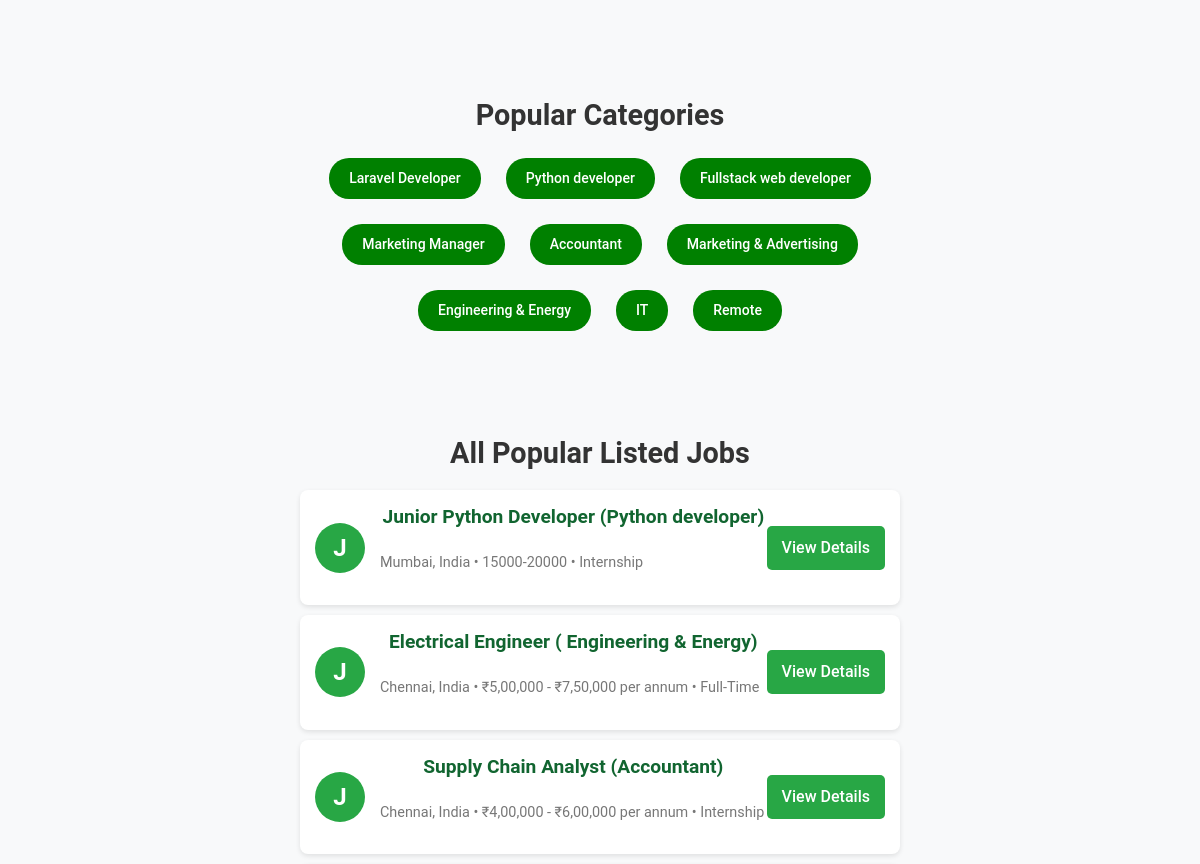
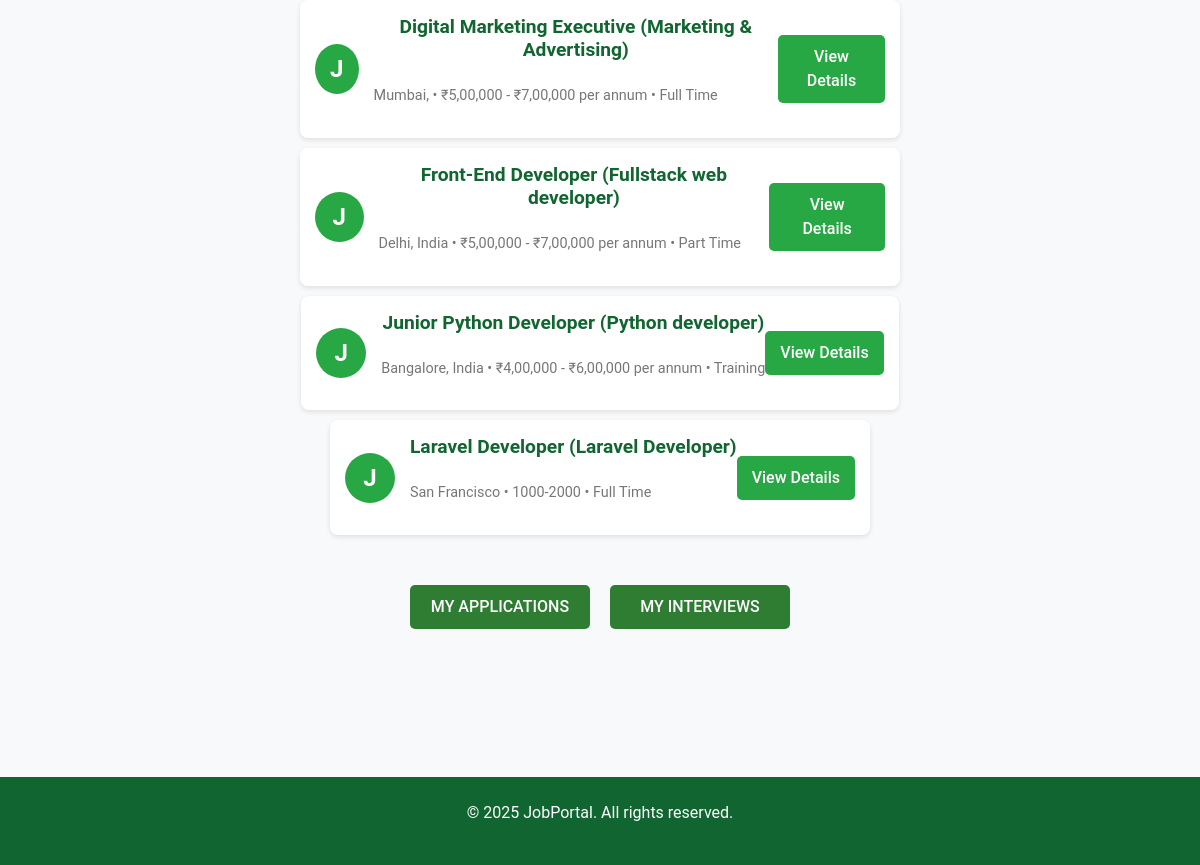
The page /alljobs/ (signed in, lower part) on the database as committed earlier (2 pictures, top to bottom).
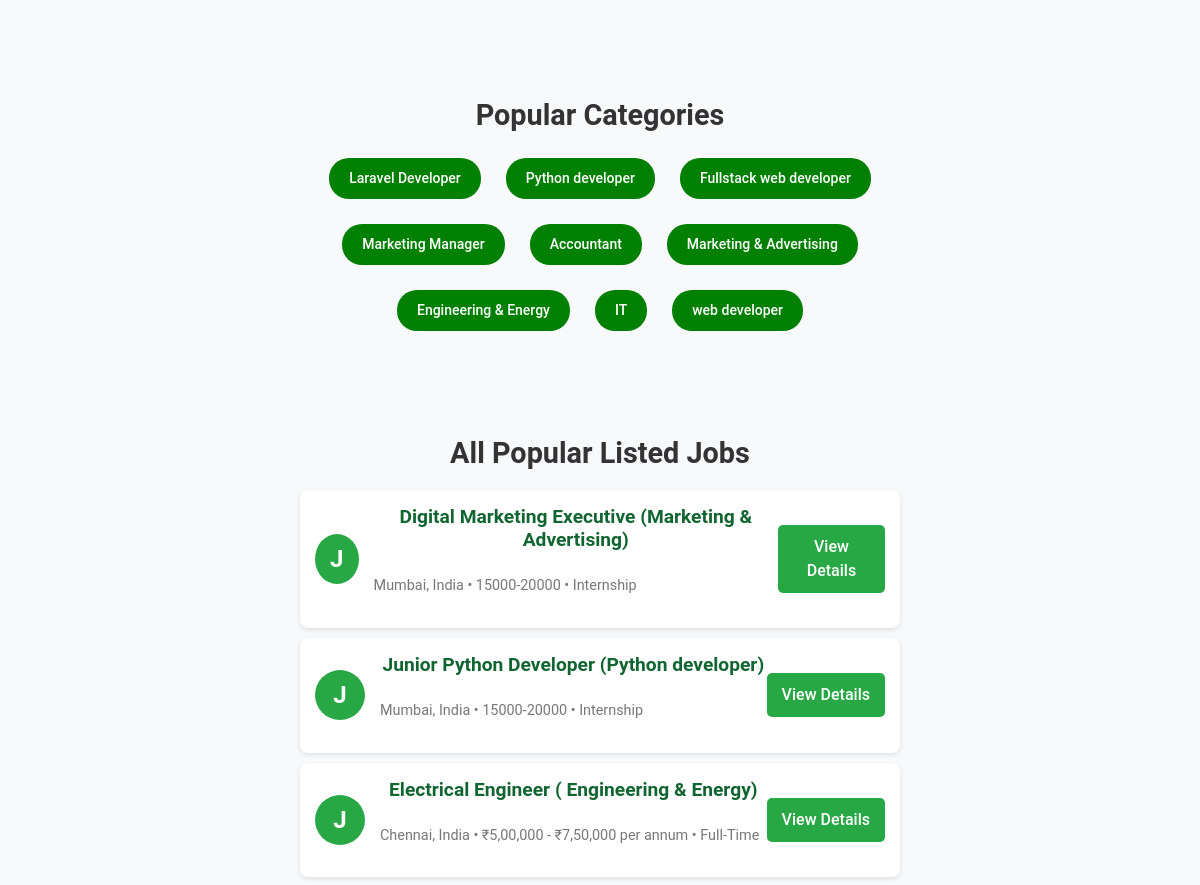
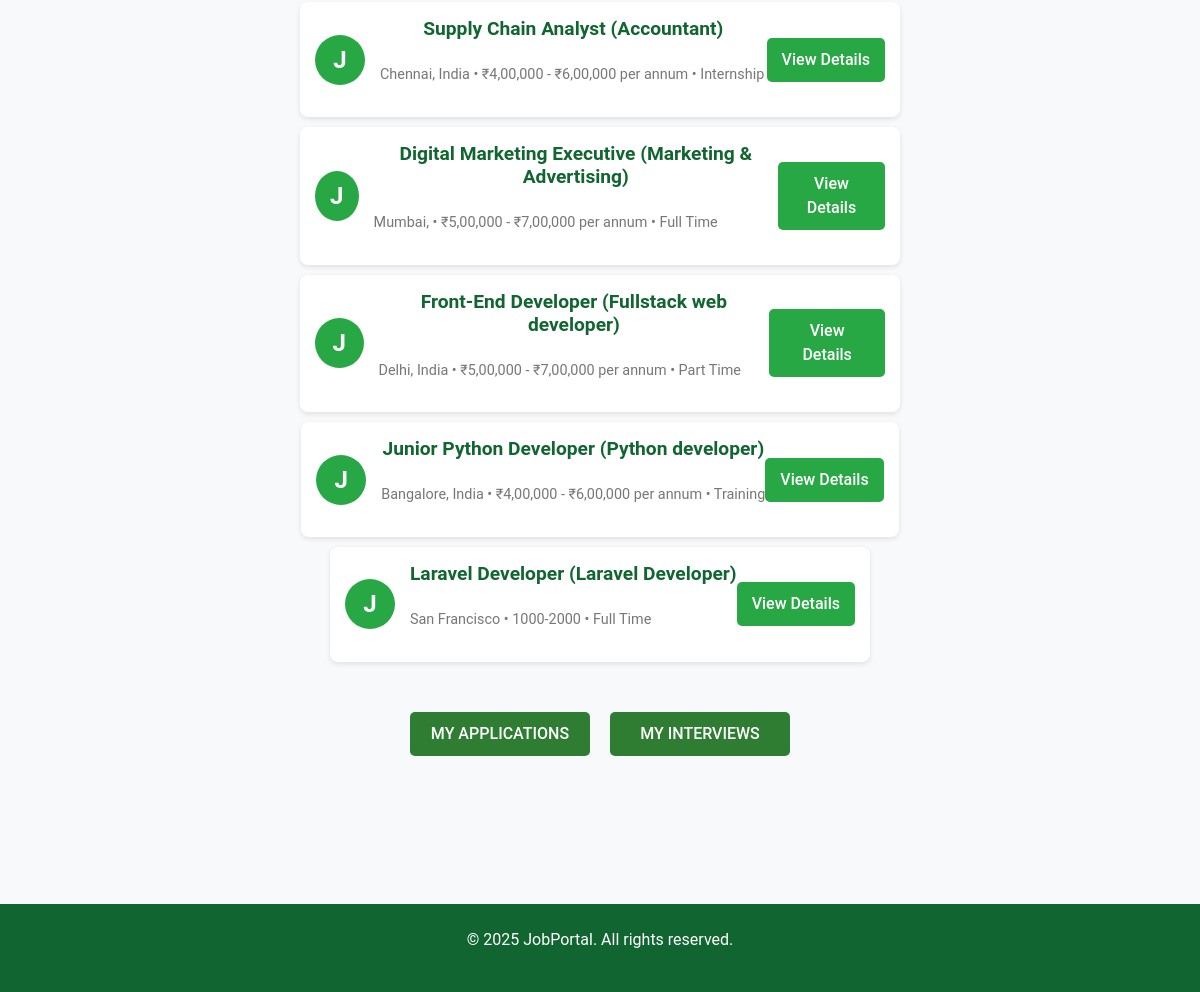
The same page on the database as committed later (2 pictures, top to bottom).
### jobs/models.py (models this page shows, shortened)
class JobCategory(models.Model):
    name = models.CharField(max_length=100, unique=True)
    def __str__(self):
        return self.name

class Job(models.Model):
    employer = models.ForeignKey(User, on_delete=models.CASCADE, limit_choices_to={'user_type': 'employer'})
    company_name = models.CharField(max_length=255, blank=True, null=True)
    company_website = models.URLField(blank=True, null=True)
    job_title = models.CharField(max_length=200,null=True,blank=True)
    description = models.TextField()
    required_skills = models.TextField(blank=True, null=True)
    location = models.CharField(max_length=100)
    salary_range = models.CharField(max_length=100,null=True,blank=True)
    category = models.ForeignKey(JobCategory, on_delete=models.SET_NULL, null=True, blank=True)
    job_type = models.ForeignKey(JobType, on_delete=models.SET_NULL, null=True, blank=True)
    minimum_qualification = models.CharField(max_length=100, default="Bachelor")
    experience_level = models.CharField(max_length=100,default="Fresher")
    application_deadline = models.DateField(null=True,blank=True)
    posted_at = models.DateTimeField(auto_now_add=True)

class JobType(models.Model):
    name = models.CharField(max_length=50, unique=True)
    def __str__(self):
        return self.name

### jobs/views.py (the view)
# urls.py: path("alljobs/",jobfn,name='jobfn'),
@login_required
def jobfn(request):
    query = request.GET.get('q', '')  # Get search query from URL parameter
    category_name = request.GET.get('category', '')
    jobs = Job.objects.all().order_by('-posted_at')  # Fetch all jobs
    categories = JobCategory.objects.all()
    if query:
        jobs = jobs.filter(Q(job_title__icontains=query) | Q(category__name__icontains=query))
    if category_name:
        jobs = jobs.filter(category__name=category_name)
    return render(request, 'alljobs.html', {
        'jobs': jobs,
        'categories': categories,
        'query': query,
        'selected_category': category_name
    })

### jobs/templates/alljobs.html (shortened to what this page needs)
{% extends 'base.html' %}
{% load static %}
{% block content %}
    <section class="categories"><section class="categories">
        <h2>Popular Categories</h2>
        <div class="category-grid">
            {% for category in categories %}
            <form method="GET" action="{% url 'jobfn' %}">
                <button class="category-card  {% if selected_category == category.name %}active{% endif %}" type="submit">{{ category.name }}</button>
            </form>
            {% empty %}
                <p>No categories available.</p>
            {% endfor %}
        </div>
    </section>
    <section class="jobs">
        <h2>All Popular Listed Jobs</h2>
        {% for job in jobs %}
        <div class="job-list">
            <div class="job-card">
                <div class="job-icon">J</div>
                <div class="job-info">
                    <h3>{{ job.job_title }} ({{ job.category }})</h3>
                    <p>{{ job.location }} • {{ job.salary_range }} • {{ job.job_type }}</p>
                </div>
                <button  class="view-details"  onclick="window.location.href='/viewjob/{{job.id}}'">View Details </button>
            </div>
        {% empty %}
        <p>No jobs available.</p>
        {% endfor %}
    <div class="actions">
        <button class="view-more" onclick="window.location.href='/myapplications'">MY APPLICATIONS</button>
        <button class="view-more" onclick="window.location.href='/my-interviews'">MY INTERVIEWS</button>
    </div>
    </section>
{% endblock %}

Rows that differ between the two databases and show on the page:
removed JobCategory: name "Remote"
added JobCategory: name "web developer"
added Job: job_title "Digital Marketing Executive", category "Marketing & Advertising", location "Mumbai, India", salary_range "15000-20000", job_type "Internship"
